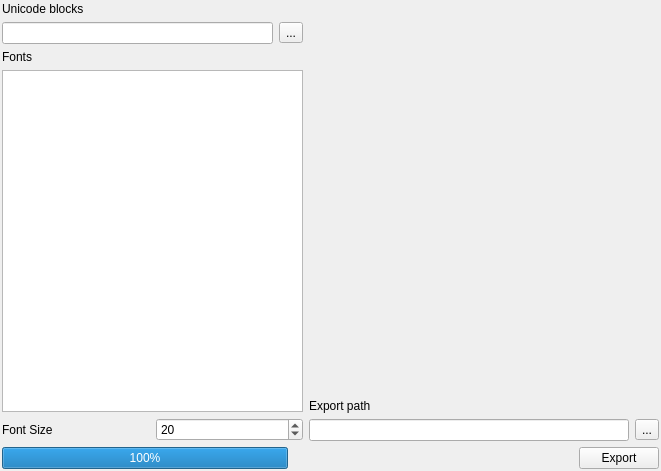
<?xml version="1.0" encoding="UTF-8"?>
<ui version="4.0">
 <class>Widget</class>
 <widget class="QWidget" name="Widget">
  <property name="geometry">
   <rect>
    <x>0</x>
    <y>0</y>
    <width>661</width>
    <height>471</height>
   </rect>
  </property>
  <property name="windowTitle">
   <string>Widget</string>
  </property>
  <layout class="QHBoxLayout" name="horizontalLayout_8">
   <property name="leftMargin">
    <number>2</number>
   </property>
   <property name="topMargin">
    <number>2</number>
   </property>
   <property name="rightMargin">
    <number>2</number>
   </property>
   <property name="bottomMargin">
    <number>2</number>
   </property>
   <item>
    <layout class="QVBoxLayout" name="verticalLayout_6">
     <item>
      <layout class="QHBoxLayout" name="horizontalLayout_6">
       <item>
        <layout class="QVBoxLayout" name="verticalLayout_5">
         <item>
          <layout class="QVBoxLayout" name="verticalLayout_2">
           <item>
            <widget class="QLabel" name="label_2">
             <property name="text">
              <string>Unicode blocks</string>
             </property>
            </widget>
           </item>
           <item>
            <layout class="QHBoxLayout" name="horizontalLayout_2">
             <item>
              <widget class="QLineEdit" name="unicodesblocks">
               <property name="readOnly">
                <bool>true</bool>
               </property>
              </widget>
             </item>
             <item>
              <widget class="QToolButton" name="selectunicodeblocks">
               <property name="text">
                <string>...</string>
               </property>
              </widget>
             </item>
            </layout>
           </item>
          </layout>
         </item>
         <item>
          <layout class="QVBoxLayout" name="verticalLayout">
           <item>
            <layout class="QHBoxLayout" name="horizontalLayout">
             <item>
              <widget class="QLabel" name="label">
               <property name="text">
                <string>Fonts</string>
               </property>
              </widget>
             </item>
            </layout>
           </item>
           <item>
            <widget class="QListView" name="fontsView"/>
           </item>
          </layout>
         </item>
         <item>
          <layout class="QHBoxLayout" name="horizontalLayout_4">
           <item>
            <widget class="QLabel" name="label_4">
             <property name="text">
              <string>Font Size </string>
             </property>
            </widget>
           </item>
           <item>
            <widget class="QSpinBox" name="fontsize">
             <property name="maximum">
              <number>30</number>
             </property>
             <property name="value">
              <number>20</number>
             </property>
            </widget>
           </item>
          </layout>
         </item>
        </layout>
       </item>
       <item>
        <layout class="QVBoxLayout" name="verticalLayout_4">
         <item>
          <widget class="QLabel" name="preview">
           <property name="minimumSize">
            <size>
             <width>350</width>
             <height>350</height>
            </size>
           </property>
           <property name="maximumSize">
            <size>
             <width>350</width>
             <height>350</height>
            </size>
           </property>
           <property name="text">
            <string/>
           </property>
          </widget>
         </item>
         <item>
          <spacer name="verticalSpacer">
           <property name="orientation">
            <enum>Qt::Vertical</enum>
           </property>
           <property name="sizeHint" stdset="0">
            <size>
             <width>20</width>
             <height>40</height>
            </size>
           </property>
          </spacer>
         </item>
         <item>
          <layout class="QVBoxLayout" name="verticalLayout_3">
           <item>
            <widget class="QLabel" name="label_5">
             <property name="text">
              <string>Export path</string>
             </property>
            </widget>
           </item>
           <item>
            <layout class="QHBoxLayout" name="horizontalLayout_5">
             <item>
              <widget class="QLineEdit" name="exportpath">
               <property name="readOnly">
                <bool>true</bool>
               </property>
              </widget>
             </item>
             <item>
              <widget class="QToolButton" name="selectExportPath">
               <property name="text">
                <string>...</string>
               </property>
              </widget>
             </item>
            </layout>
           </item>
          </layout>
         </item>
        </layout>
       </item>
      </layout>
     </item>
     <item>
      <layout class="QHBoxLayout" name="horizontalLayout_7">
       <item>
        <widget class="QProgressBar" name="progressBar">
         <property name="value">
          <number>100</number>
         </property>
        </widget>
       </item>
       <item>
        <spacer name="horizontalSpacer">
         <property name="orientation">
          <enum>Qt::Horizontal</enum>
         </property>
         <property name="sizeHint" stdset="0">
          <size>
           <width>40</width>
           <height>20</height>
          </size>
         </property>
        </spacer>
       </item>
       <item>
        <widget class="QPushButton" name="runExport">
         <property name="text">
          <string>Export</string>
         </property>
        </widget>
       </item>
      </layout>
     </item>
    </layout>
   </item>
  </layout>
 </widget>
 <layoutdefault spacing="6" margin="11"/>
 <resources/>
 <connections/>
</ui>
